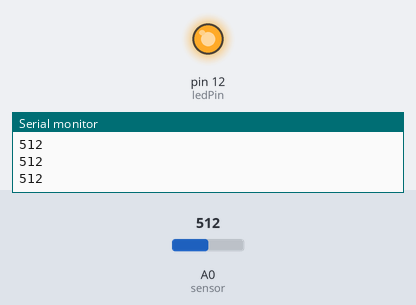
The sketch below on a simulated Arduino Uno, built with avr-gcc and run on an emulated ATmega328P. Parts: output pins drawn as LEDs (lit = HIGH), the last lines printed to the serial monitor. The inputs (shaded band) are chosen by the test bench; at power-on: A0 (sensor) = 512.

Above: at 1.2 s.
1.3 s: A0 (sensor) set to 315
2.8 s: A0 (sensor) set to 292
At 3.5 s:
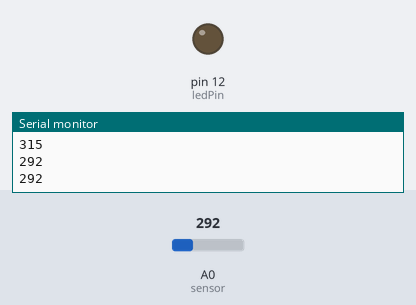
4.5 s: A0 (sensor) set to 306
At 5.7 s:
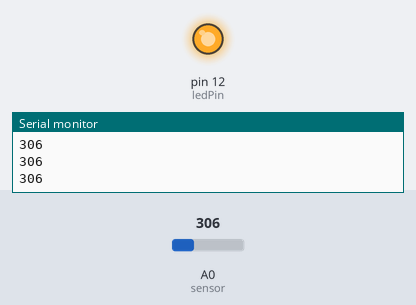
6.0 s: A0 (sensor) set to 290
At 7.1 s:
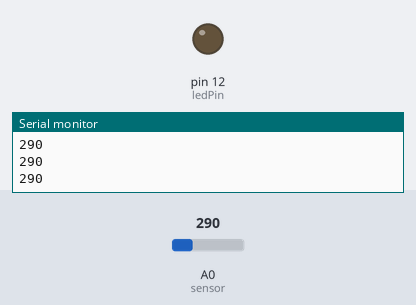
Timing chart, 0 to 8.5 s (numbered marks = the images above; inputs shaded):
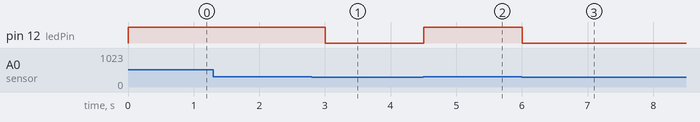

The sketch:

sketch_gas_sensor.ino
```cpp
int valor_limite = 300;                 //Valor maximo que pode ser recebido pelo sensor de gás
int ledPin = 12;                        //Saída do arduino a qual o buzzer será ligado

void setup() {
  Serial.begin(9600);                   // Inicializa a comunicação serial
  pinMode(ledPin, OUTPUT);                  // configura o pino 12 como saída
}

void loop() {
  Serial.println(analogRead(A0));       // Envia o valor de entrada do componente ligado à entrada A0 do arduino (neste caso o sensor de gás)

  if (analogRead(A0) > valor_limite) {  //Verifica se o o valor enviado pelo sensor de gás excede o limite estabelecido pelor valor_limite
    digitalWrite(ledPin, HIGH);          // Liga o buzzer conectado na saida 12 do arduino (para leds funciona da mesma forma)
  }
  else {
    digitalWrite(ledPin, LOW);           //Desliga o buzzer conectado na saida 12 do arduino (para leds funciona da mesma forma)
  }
  delay (300);                          // Espera 300ms para realizar a proxima medida
}
```

Measured:
- the behaviour switches between 301 and 300 on A0 (sensor) (found by bisection; images 0 and 1)
- after the input at 2.8 s, pin 12 (ledPin): HIGH → LOW after 0.20 s
- after the input at 4.5 s, pin 12 (ledPin): LOW → HIGH at once
- after the input at 6.0 s, pin 12 (ledPin): HIGH → LOW at once
